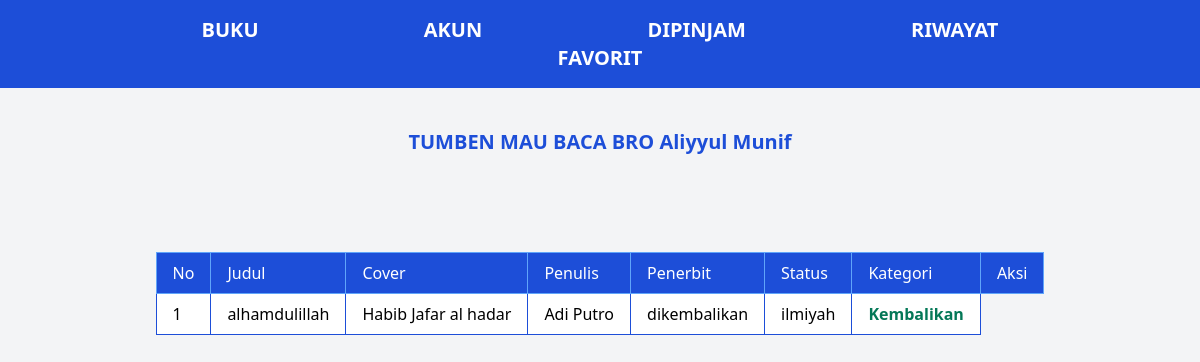
Screenshot of /bukukembali.php (signed in) with the database file from the repository.
### tables this page shows
CREATE TABLE `peminjaman` (
  `id` int(11) NOT NULL,
  `id_buku` int(11) NOT NULL,
  `id_user` int(11) NOT NULL,
  `tanggal_pinjam` date NOT NULL,
  `tanggal_kembali` date NOT NULL,
  `status` enum('dipinjam','dikembalikan') NOT NULL
);

CREATE TABLE `buku` (
  `id` int(11) NOT NULL,
  `judul` varchar(225) NOT NULL,
  `pengarang` varchar(225) NOT NULL,
  `penerbit` varchar(225) NOT NULL,
  `tahun` date NOT NULL,
  `kategori_id` int(11) NOT NULL,
  `cover` varchar(225) NOT NULL
);

CREATE TABLE `kategori` (
  `id` int(11) NOT NULL,
  `kategori` varchar(225) NOT NULL
);

### bukukembali.php (the view, shortened to what this page needs)
<?php
include "db/db.php";
include "include/header.php";
$peminjam = $_SESSION['peminjam_id'];
$pinjaman = mysqli_query($kon, "SELECT peminjaman.status, peminjaman.id AS peminjaman_id, buku.id AS buku_id, buku.judul, buku.pengarang, buku.penerbit, buku.tahun , kategori.kategori
FROM peminjaman
JOIN buku ON peminjaman.id_buku = buku.id
JOIN kategori ON buku.kategori_id=kategori.id
WHERE peminjaman.id_user='$peminjam'
AND peminjaman.status='dikembalikan'");
?>
<table class="mx-auto my-4">
    <thead>
        <tr>
            <td class="border border-blue-400 px-4 py-2 bg-blue-700 text-white">No</td>
            <td class="border border-blue-400 px-4 py-2 bg-blue-700 text-white">Judul</td>
            <td class="border border-blue-400 px-4 py-2 bg-blue-700 text-white">Cover</td>
            <td class="border border-blue-400 px-4 py-2 bg-blue-700 text-white">Penulis</td>
            <td class="border border-blue-400 px-4 py-2 bg-blue-700 text-white">Penerbit</td>
            <td class="border border-blue-400 px-4 py-2 bg-blue-700 text-white">Status</td>
            <td class="border border-blue-400 px-4 py-2 bg-blue-700 text-white">Kategori</td>
            <td class="border border-blue-400 px-4 py-2 bg-blue-700 text-white">Aksi</td>
        </tr>
    </thead>
    <tbody>
        <?php $no = 1;
        while ($buku = mysqli_fetch_assoc($pinjaman)) : ?>
            <tr>
                <td class="border border-blue-700 px-4 py-2 bg-white text-black"><?= $no++; ?></td>
                <td class="border border-blue-700 px-4 py-2 bg-white text-black"><?= $buku['judul'] ?></td>
                <td class="border border-blue-700 px-4 py-2 bg-white text-black"><?= $buku['pengarang'] ?></td>
                <td class="border border-blue-700 px-4 py-2 bg-white text-black"><?= $buku['penerbit'] ?></td>
                <td class="border border-blue-700 px-4 py-2 bg-white text-black"><?= $buku['status'] ?></td>
                <td class="border border-blue-700 px-4 py-2 bg-white text-black"><?= $buku['kategori'] ?></td>
                <td class="border border-blue-700 px-4 py-2 bg-white text-green-700 font-bold">
                    <a href="kembalikan.php?id_pjm=<?= $buku['peminjaman_id']; ?>">Kembalikan</a>
                </td>
            </tr>
        <?php endwhile; ?>
    </tbody>
</table>

### rows the page displays
peminjaman: id_buku.judul "alhamdulillah", id_buku.pengarang "Habib Jafar al hadar", id_buku.penerbit "Adi Putro", status "dikembalikan", kategori.kategori "ilmiyah"

### other values shown
$_SESSION['peminjam_nama'] "Aliyyul Munif"
